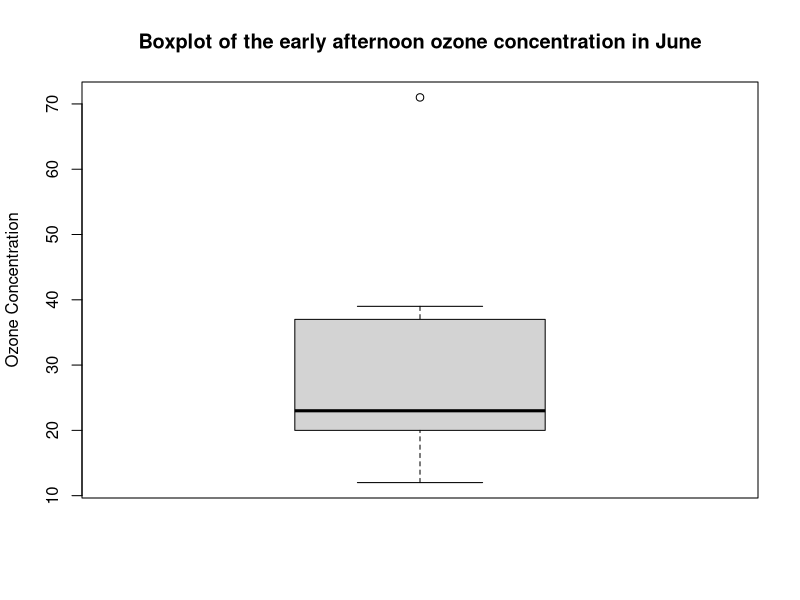

Write the R code that produced this figure. (Note: this script raises an error after producing the figure.)
# 1. What are the following functions used for? Create a table with the function 
# names as one column and the function usage as another.
# https://stackoverflow.com/questions/9192589/how-can-i-extract-text-from-rs-help-command
extract_help <- function(pkg, fn = NULL, to = c("txt", "html", "latex", "ex")){
    to <- match.arg(to)
    rdbfile <- file.path(find.package(pkg), "help", pkg)
    rdb <- tools:::fetchRdDB(rdbfile, key = fn)
    convertor <- switch(to, 
                        txt   = tools::Rd2txt, 
                        html  = tools::Rd2HTML, 
                        latex = tools::Rd2latex, 
                        ex    = tools::Rd2ex
    )
    f <- function(x) capture.output(convertor(x))
    if(is.null(fn)) lapply(rdb, f) else f(rdb)
}

extract_help("base", "plot", "html")
extract_help("graphics", "hist")

?base::plot()
# Generic function for plotting of R objects.

?pairs()
# A matrix of scatterplots is produced.

?symbols()
# This function draws symbols on a plot. One of six symbols; circles, squares, 
# rectangles, stars, thermometers, and boxplots, can be plotted at a specified 
# set of x and y coordinates. Specific aspects of the symbols, such as relative 
# size, can be customized by additional parameters.

?hist()
# The generic function hist computes a histogram of the given data values. If 
# plot = TRUE, the resulting object of class "histogram" is plotted by plot.histogram, 
# before it is returned.

?curve()
# Draws a curve corresponding to a function over the interval [from, to]. curve 
# can plot also an expression in the variable xname, default ‘x’.

?barplot()
# Creates a bar plot with vertical or horizontal bars.

?boxplot()
# Produce box-and-whisker plot(s) of the given (grouped) values.

?coplot()
# This function produces two variants of the conditioning plots discussed in the 
# reference below.

?dotchart()
# Draw a Cleveland dot plot.

?stripchart()
# stripchart produces one dimensional scatter plots (or dot plots) of the given 
# data. These plots are a good alternative to boxplots when sample sizes are small.

?image()
# Creates a grid of colored or gray-scale rectangles with colors corresponding to 
# the values in z. This can be used to display three-dimensional or spatial data 
# aka images. This is a generic function.

?contour()
# Create a contour plot, or add contour lines to an existing plot.

# 2. The air quality dataset was introduced in Lecture 1. Import it into R. This
# and the subsequent tasks will do some analysis based on this dataset.
#
# 2.1 Make a boxplot of the early afternoon ozone concentration in June.
boxplot(airquality[airquality$Month == 6, 1],
        main = "Boxplot of the early afternoon ozone concentration in June",
        ylab = "Ozone Concentration")

ozone_boxplot <- ggplot(airquality[airquality$Month == 6,]) + 
    geom_boxplot(aes(Ozone)) +
    labs(title = "Boxplot of the early afternoon ozone concentration in June",
         x ="Ozone Concentration")

ozone_boxplot

# 2.2 Make a histogram of the early afternoon ozone concentration in June.
hist(airquality[airquality$Month == 6, 1],
     main = "Histogram of the early afternoon ozone concentration in June",
     xlab = "Ozone Concentration")

ozone_histogram <- ggplot(airquality[airquality$Month == 6,]) +
    geom_histogram(aes(Ozone)) +
    labs(title = "Histogram of the ealy afternoon ozone concentration in June",
         x = "Ozone Concentration", 
         y = "Frequency")

ozone_histogram

# 2.3 Check the components of these figures. Complete them if missing. Beautify them.

# 2.4 Save the boxplot and histogram as .pdf files.
library(GGally)
ggsave("Ozone_boxplot.pdf", ozone_boxplot, path = 'Graphs')
ggsave("Ozone_histrogram.pdf", ozone_histogram, path = 'Graphs')

# 3. The ENV221 Students dataset was introduced in Lecture 2. Import it into R.
# This and the subsequent tasks will do some analysis based on this dataset.
#
# 3.1 Make a scatter plot for the weight against the height.
stud <- read.csv('Data/students_env221.csv')

stud_weight_height_scatter <- ggplot(stud, aes(x = HEIGHT, y = WEIGHT)) +
                                geom_point() +
                                geom_smooth(method = "lm") +
                                labs(title = "Relation between weight and height",
                                     x = "Height /cm",
                                     y = "Weight /kg")

stud_weight_height_scatter

# 3.2 Make a histogram of the BMI for the female and male students, respectively.
stud_new <- read.csv('Data/students_ENV221_new.csv')

male_bmi <- ggplot(stud_new[stud_new$GENDER == 'Male',]) +
                geom_histogram(aes(BMI)) + 
                labs(title = "BMI of male students",
                     y = "Frequency")

male_bmi

female_bmi <- ggplot(stud_new[stud_new$GENDER == 'Female',]) +
                geom_histogram(aes(BMI)) + 
                labs(title = "BMI of female students",
                     y = "Frequency")

female_bmi

# 3.3 Make a bar plot of the number of the students at different levels in 
# Statistics and R.
stat_bar <- ggplot(stud) +
                geom_bar(aes(STAT)) +
                labs(title = "Number of the students at different levels in Statistics",
                     x = "Knowledge Level",
                     y = "Frequency")

stat_bar

r_bar <- ggplot(stud) + 
            geom_bar(aes(R)) +
            labs(title = "Number of the students at different levels in R",
                 x = "Knowledge Level",
                 y = "Frequency")

r_bar

# 3.4 Make a pair plot of all the numeric variables in the dataset.
numeric_pairs <- ggpairs(stud_new[, c(4, 5, 6, 7, 12)], 
                         aes(colour = stud$GENDER, alpha = 0.5))


# 3.5 Check the components of these figures. Complete them if missing. Beautify them.

# 3.6 Save the graphs as .pdf files.
ggsave('stud_weight_height_scatter.pdf', 
       stud_weight_height_scatter, 
       path = 'Graphs')

ggsave('male_bmi.pdf', male_bmi, path = 'Graphs')
ggsave('female_bmi.pdf', female_bmi, path = 'Graphs')

ggsave('stat_bar.pdf', stat_bar, path = 'Graphs')
ggsave('r_bar.pdf', r_bar, path = 'Graphs')

ggsave('numeric_paris.pdf', numeric_pairs, path = 'Graphs')

